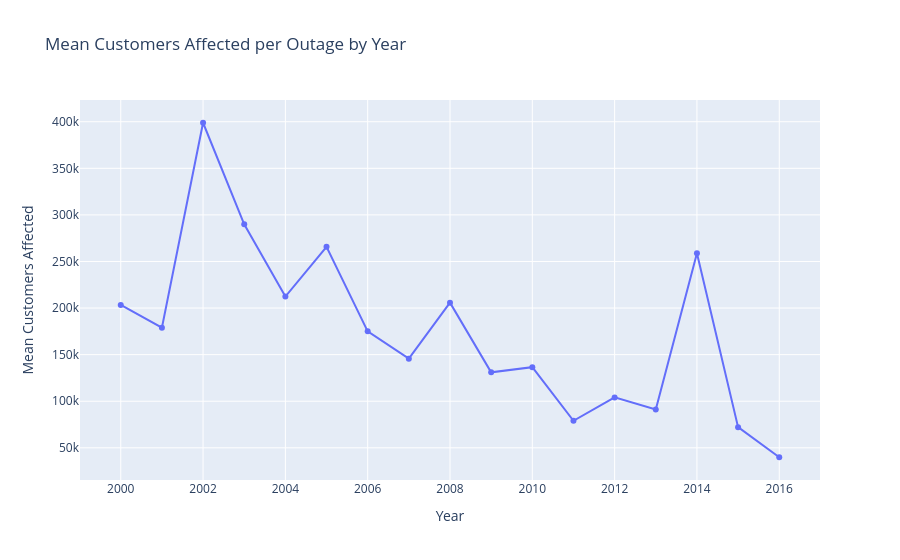

This figure's notebook cell:
### Markdown cell above
### Bivariate Analysis

### Code cell
# Mean customers affected per year — directly motivates our hypothesis
mean_cust_by_year = (
    outages.groupby('YEAR')['CUSTOMERS.AFFECTED']
    .mean()
    .reset_index()
    .rename(columns={'CUSTOMERS.AFFECTED': 'Mean Customers Affected'})
)

px.line(
    mean_cust_by_year,
    x='YEAR', y='Mean Customers Affected',
    markers=True,
    title='Mean Customers Affected per Outage by Year',
    labels={'YEAR': 'Year', 'Mean Customers Affected': 'Mean Customers Affected'},
)

### Figure 1 — Plotly figure (JSON) as saved in the notebook; plotly's stock layout.template omitted (floating-point values rounded to 4 significant figures)
{"data": [{"hovertemplate": "Year=%{x}<br>Mean Customers Affected=%{y}<extra></extra>", "legendgroup": "", "line": {"color": "#636efa", "dash": "solid"}, "marker": {"symbol": "circle"}, "mode": "lines+markers", "name": "", "orientation": "v", "showlegend": false, "type": "scatter", "x": [2000, 2001, 2002, 2003, 2004, 2005, 2006, 2007, 2008, 2009, 2010, 2011, 2012, 2013, 2014, 2015, 2016], "xaxis": "x", "y": [203361, 178900.0, 398900.0, 289800.0, 212400.0, 265700.0, 175000.0, 145700.0, 205800.0, 131000.0, 136600.0, 79030.0, 104100.0, 91150.0, 258800.0, 72170.0, 39880.0], "yaxis": "y"}], "layout": {"legend": {"tracegroupgap": 0}, "title": {"text": "Mean Customers Affected per Outage by Year"}, "xaxis": {"anchor": "y", "domain": [0, 1], "title": {"text": "Year"}}, "yaxis": {"anchor": "x", "domain": [0, 1], "title": {"text": "Mean Customers Affected"}}}}
